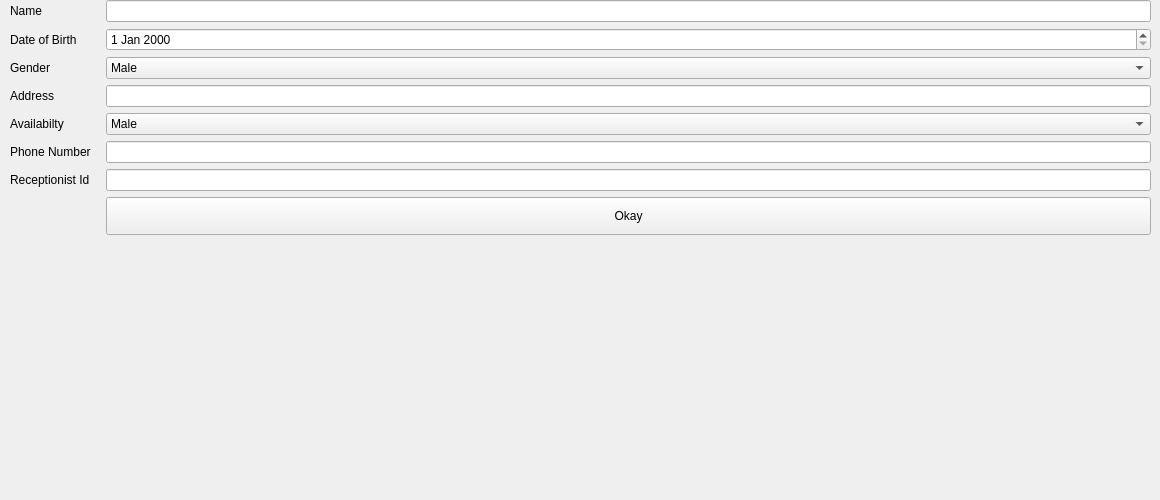
              <widget class="QWidget" name="recep_form">
               <widget class="QWidget" name="layoutWidget_4">
                <property name="geometry">
                 <rect>
                  <x>10</x>
                  <y>0</y>
                  <width>1141</width>
                  <height>491</height>
                 </rect>
                </property>
                <layout class="QFormLayout" name="formLayout_5">
                 <item row="0" column="0">
                  <widget class="QLabel" name="label_46">
                   <property name="text">
                    <string>Name</string>
                   </property>
                  </widget>
                 </item>
                 <item row="0" column="1">
                  <widget class="QLineEdit" name="pname_4"/>
                 </item>
                 <item row="1" column="0">
                  <widget class="QLabel" name="label_49">
                   <property name="text">
                    <string>Date of Birth</string>
                   </property>
                  </widget>
                 </item>
                 <item row="1" column="1">
                  <widget class="QDateEdit" name="pdob_4"/>
                 </item>
                 <item row="2" column="0">
                  <widget class="QLabel" name="label_50">
                   <property name="text">
                    <string>Gender</string>
                   </property>
                  </widget>
                 </item>
                 <item row="2" column="1">
                  <widget class="QComboBox" name="comboBox_gender_4">
                   <item>
                    <property name="text">
                     <string>Male</string>
                    </property>
                   </item>
                   <item>
                    <property name="text">
                     <string>Female</string>
                    </property>
                   </item>
                   <item>
                    <property name="text">
                     <string>Transgender</string>
                    </property>
                   </item>
                  </widget>
                 </item>
                 <item row="3" column="0">
                  <widget class="QLabel" name="label_51">
                   <property name="text">
                    <string>Address</string>
                   </property>
                  </widget>
                 </item>
                 <item row="3" column="1">
                  <widget class="QLineEdit" name="lineedit_address_3"/>
                 </item>
                 <item row="4" column="0">
                  <widget class="QLabel" name="label_52">
                   <property name="text">
                    <string>Availabilty</string>
                   </property>
                  </widget>
                 </item>
                 <item row="4" column="1">
                  <widget class="QComboBox" name="comboBox_gender_5">
                   <item>
                    <property name="text">
                     <string>Male</string>
                    </property>
                   </item>
                   <item>
                    <property name="text">
                     <string>Female</string>
                    </property>
                   </item>
                   <item>
                    <property name="text">
                     <string>Transgender</string>
                    </property>
                   </item>
                  </widget>
                 </item>
                 <item row="5" column="0">
                  <widget class="QLabel" name="label_53">
                   <property name="text">
                    <string>Phone Number</string>
                   </property>
                  </widget>
                 </item>
                 <item row="5" column="1">
                  <widget class="QLineEdit" name="phone_lineedit_3"/>
                 </item>
                 <item row="6" column="0">
                  <widget class="QLabel" name="label_56">
                   <property name="text">
                    <string>Receptionist Id   </string>
                   </property>
                  </widget>
                 </item>
                 <item row="6" column="1">
                  <widget class="QLineEdit" name="lineEdit_iddoc_3"/>
                 </item>
                 <item row="7" column="1">
                  <widget class="QPushButton" name="pushButton_3">
                   <property name="minimumSize">
                    <size>
                     <width>114</width>
                     <height>38</height>
                    </size>
                   </property>
                   <property name="maximumSize">
                    <size>
                     <width>1045</width>
                     <height>16777215</height>
                    </size>
                   </property>
                   <property name="text">
                    <string>Okay</string>
                   </property>
                  </widget>
                 </item>
                </layout>
               </widget>
              </widget>
